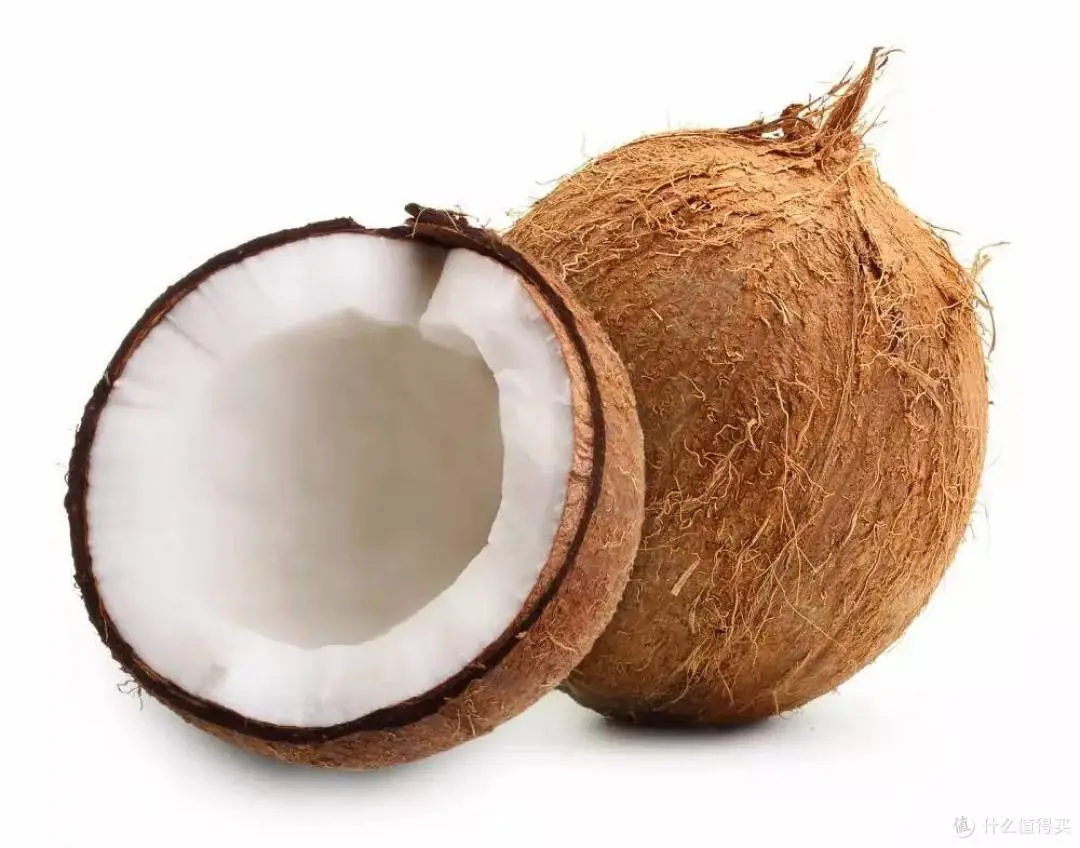
#> input picture test.jpg, 1080 x 848 px
$ python image.py
#> lines starting #> are read from the running program, lines starting #| are printed output that depends on the picture
from PIL import Image
import matplotlib.pyplot as plt
def flip_image_horizontally(image_path):
	# 打开原始图片
#> called with image_path = 'test.jpg'
	img = Image.open(image_path)
#> img is the input picture: PIL image 1080x848 RGB; mean R, G, B 212.3, 193.1, 180
	# 左右翻转图片
	flipped_img  = img.transpose(Image.FLIP_LEFT_RIGHT)
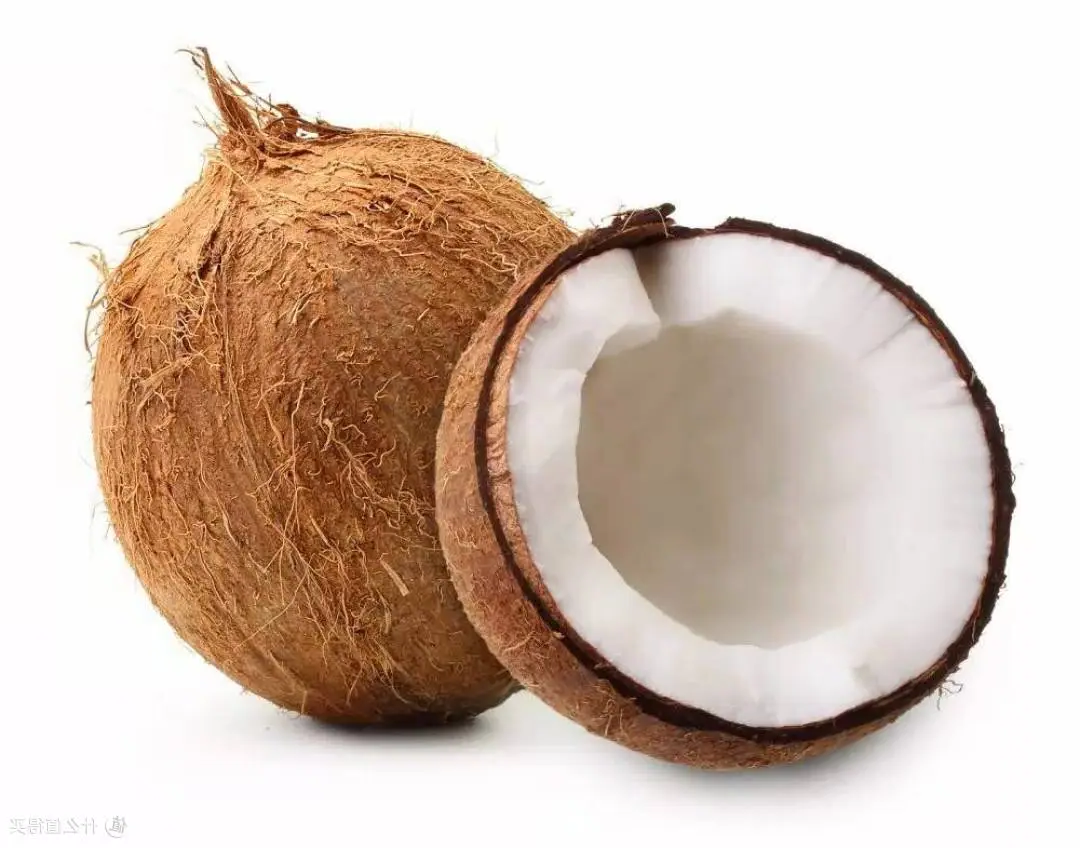
#> flipped_img: PIL image 1080x848 RGB; mean R, G, B 212.3, 193.1, 180
	# 并排展示原图、翻转图
	plt.figure(figsize=(10,5))
	plt.subplot(1,2,1)
	plt.title("原图")
	plt.imshow(img)
	plt.axis("off")
	plt.subplot(1,2,2)
	plt.title("左右翻转后")
	plt.imshow(flipped_img)
	plt.axis("off")
	plt.show( )
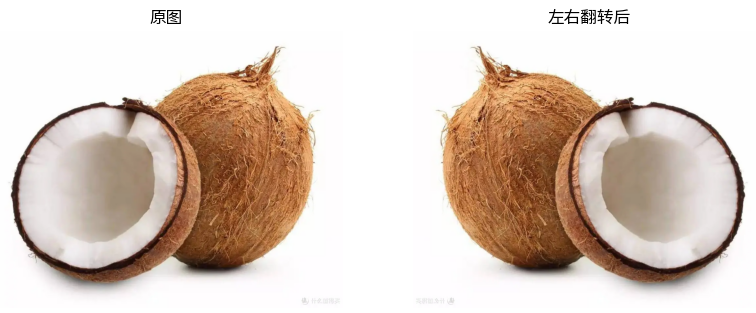
#> figure drawn by matplotlib, 2 panels
	return flipped_img
# 测试
if __name__ == "__main__":
	result_img = flip_image_horizontally("test.jpg")
